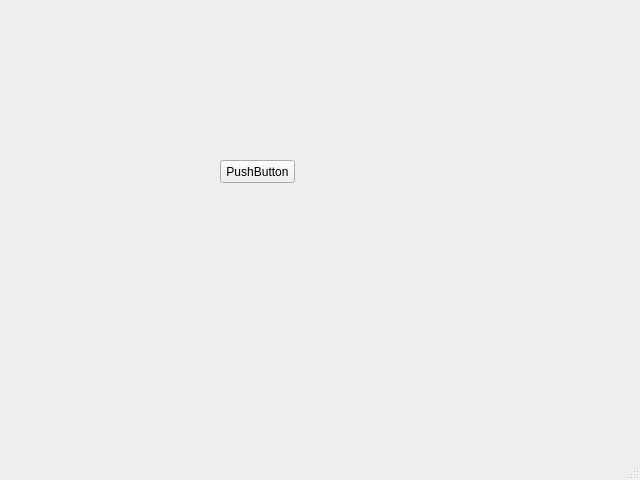
<?xml version="1.0" encoding="UTF-8"?>
<ui version="4.0">
 <class>MainWindow</class>
 <widget class="QMainWindow" name="MainWindow">
  <property name="geometry">
   <rect>
    <x>0</x>
    <y>0</y>
    <width>640</width>
    <height>480</height>
   </rect>
  </property>
  <property name="windowTitle">
   <string>MainWindow</string>
  </property>
  <widget class="QWidget" name="centralwidget">
   <widget class="QPushButton" name="pushButton">
    <property name="geometry">
     <rect>
      <x>220</x>
      <y>160</y>
      <width>75</width>
      <height>23</height>
     </rect>
    </property>
    <property name="text">
     <string>PushButton</string>
    </property>
   </widget>
  </widget>
  <widget class="QMenuBar" name="menubar">
   <property name="geometry">
    <rect>
     <x>0</x>
     <y>0</y>
     <width>640</width>
     <height>21</height>
    </rect>
   </property>
  </widget>
  <widget class="QStatusBar" name="statusbar"/>
 </widget>
 <resources/>
 <connections/>
</ui>
